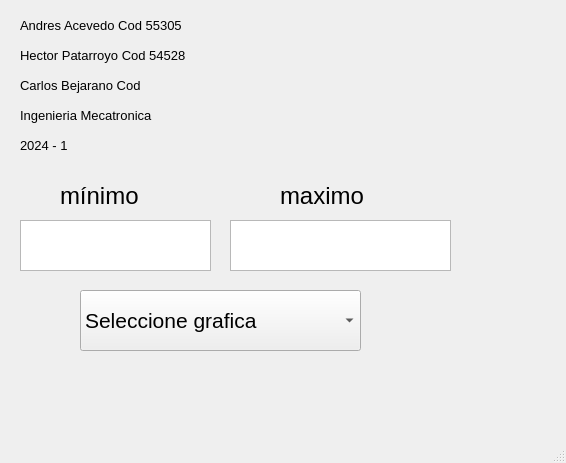
<?xml version="1.0" encoding="UTF-8"?>
<ui version="4.0">
 <class>MainWindow</class>
 <widget class="QMainWindow" name="MainWindow">
  <property name="geometry">
   <rect>
    <x>0</x>
    <y>0</y>
    <width>566</width>
    <height>463</height>
   </rect>
  </property>
  <property name="windowTitle">
   <string>MainWindow</string>
  </property>
  <widget class="QWidget" name="centralwidget">
   <widget class="QComboBox" name="comboBox">
    <property name="geometry">
     <rect>
      <x>80</x>
      <y>290</y>
      <width>281</width>
      <height>61</height>
     </rect>
    </property>
    <property name="font">
     <font>
      <pointsize>16</pointsize>
     </font>
    </property>
    <item>
     <property name="text">
      <string>Seleccione grafica</string>
     </property>
    </item>
    <item>
     <property name="text">
      <string>sen</string>
     </property>
    </item>
    <item>
     <property name="text">
      <string>cos</string>
     </property>
    </item>
    <item>
     <property name="text">
      <string>tan</string>
     </property>
    </item>
    <item>
     <property name="text">
      <string>cot</string>
     </property>
    </item>
    <item>
     <property name="text">
      <string>sec</string>
     </property>
    </item>
    <item>
     <property name="text">
      <string>csc</string>
     </property>
    </item>
   </widget>
   <widget class="QTextEdit" name="textEdit">
    <property name="geometry">
     <rect>
      <x>20</x>
      <y>220</y>
      <width>191</width>
      <height>51</height>
     </rect>
    </property>
    <property name="font">
     <font>
      <pointsize>12</pointsize>
     </font>
    </property>
   </widget>
   <widget class="QTextEdit" name="textEdit_2">
    <property name="geometry">
     <rect>
      <x>230</x>
      <y>220</y>
      <width>221</width>
      <height>51</height>
     </rect>
    </property>
    <property name="font">
     <font>
      <pointsize>12</pointsize>
     </font>
    </property>
    <property name="html">
     <string>&lt;!DOCTYPE HTML PUBLIC &quot;-//W3C//DTD HTML 4.0//EN&quot; &quot;http://www.w3.org/TR/REC-html40/strict.dtd&quot;&gt;
&lt;html&gt;&lt;head&gt;&lt;meta name=&quot;qrichtext&quot; content=&quot;1&quot; /&gt;&lt;style type=&quot;text/css&quot;&gt;
p, li { white-space: pre-wrap; }
&lt;/style&gt;&lt;/head&gt;&lt;body style=&quot; font-family:'MS Shell Dlg 2'; font-size:12pt; font-weight:400; font-style:normal;&quot;&gt;
&lt;p style=&quot;-qt-paragraph-type:empty; margin-top:0px; margin-bottom:0px; margin-left:0px; margin-right:0px; -qt-block-indent:0; text-indent:0px;&quot;&gt;&lt;br /&gt;&lt;/p&gt;&lt;/body&gt;&lt;/html&gt;</string>
    </property>
   </widget>
   <widget class="QLabel" name="label">
    <property name="geometry">
     <rect>
      <x>320</x>
      <y>10</y>
      <width>201</width>
      <height>161</height>
     </rect>
    </property>
    <property name="text">
     <string/>
    </property>
    <property name="pixmap">
     <pixmap>logo_ecci.png</pixmap>
    </property>
   </widget>
   <widget class="QLabel" name="label_3">
    <property name="geometry">
     <rect>
      <x>60</x>
      <y>180</y>
      <width>121</width>
      <height>31</height>
     </rect>
    </property>
    <property name="font">
     <font>
      <pointsize>18</pointsize>
     </font>
    </property>
    <property name="text">
     <string>mínimo</string>
    </property>
   </widget>
   <widget class="QLabel" name="label_4">
    <property name="geometry">
     <rect>
      <x>280</x>
      <y>180</y>
      <width>121</width>
      <height>31</height>
     </rect>
    </property>
    <property name="font">
     <font>
      <pointsize>18</pointsize>
     </font>
    </property>
    <property name="text">
     <string>maximo</string>
    </property>
   </widget>
   <widget class="QLabel" name="label_6">
    <property name="geometry">
     <rect>
      <x>20</x>
      <y>70</y>
      <width>341</width>
      <height>31</height>
     </rect>
    </property>
    <property name="font">
     <font>
      <pointsize>10</pointsize>
     </font>
    </property>
    <property name="text">
     <string>Carlos Bejarano Cod </string>
    </property>
   </widget>
   <widget class="QLabel" name="label_7">
    <property name="geometry">
     <rect>
      <x>20</x>
      <y>100</y>
      <width>341</width>
      <height>31</height>
     </rect>
    </property>
    <property name="font">
     <font>
      <pointsize>10</pointsize>
     </font>
    </property>
    <property name="text">
     <string>Ingenieria Mecatronica</string>
    </property>
   </widget>
   <widget class="QLabel" name="label_5">
    <property name="geometry">
     <rect>
      <x>20</x>
      <y>40</y>
      <width>341</width>
      <height>31</height>
     </rect>
    </property>
    <property name="font">
     <font>
      <pointsize>10</pointsize>
     </font>
    </property>
    <property name="text">
     <string>Hector Patarroyo Cod 54528</string>
    </property>
   </widget>
   <widget class="QLabel" name="label_8">
    <property name="geometry">
     <rect>
      <x>20</x>
      <y>10</y>
      <width>341</width>
      <height>31</height>
     </rect>
    </property>
    <property name="font">
     <font>
      <pointsize>10</pointsize>
     </font>
    </property>
    <property name="text">
     <string>Andres Acevedo Cod 55305</string>
    </property>
   </widget>
   <widget class="QLabel" name="label_9">
    <property name="geometry">
     <rect>
      <x>20</x>
      <y>130</y>
      <width>341</width>
      <height>31</height>
     </rect>
    </property>
    <property name="font">
     <font>
      <pointsize>10</pointsize>
     </font>
    </property>
    <property name="text">
     <string>2024 - 1</string>
    </property>
   </widget>
  </widget>
  <widget class="QStatusBar" name="statusbar"/>
 </widget>
 <resources/>
 <connections/>
</ui>
